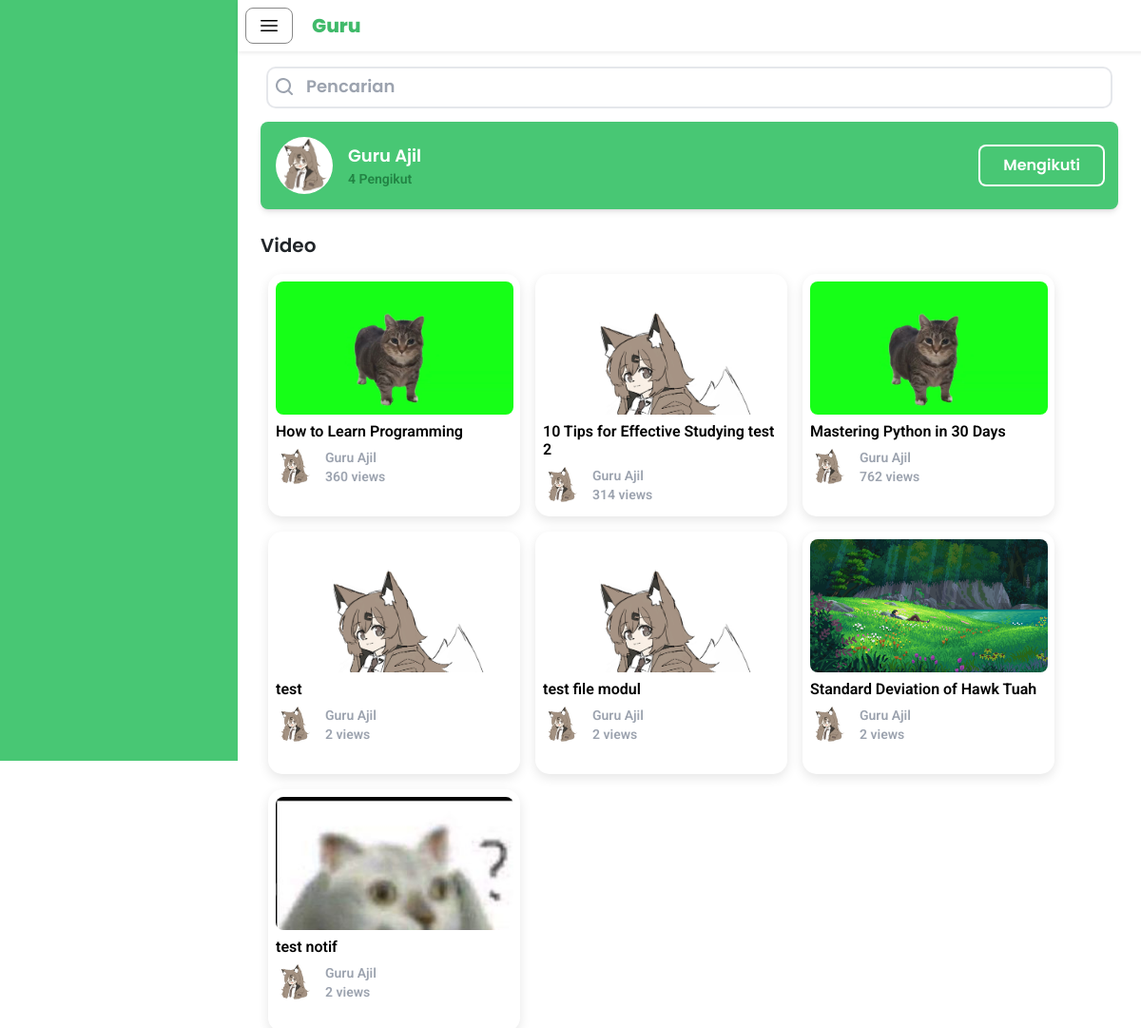
Page /siswa/profil/index.php?teacherID=1 (signed in) on the earlier database version.
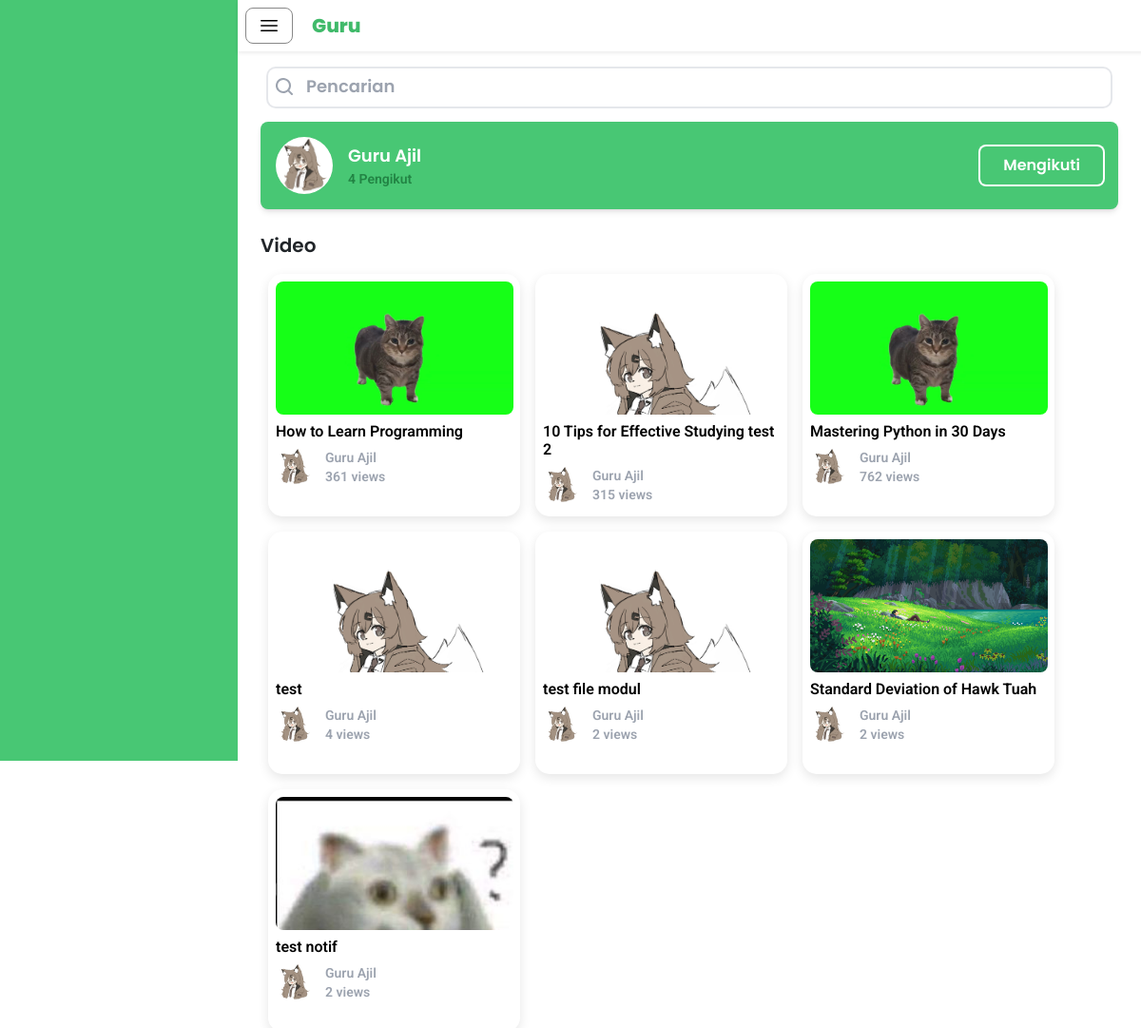
Same page on the later database version.
### tables this page shows
CREATE TABLE IF NOT EXISTS `video` (
  `videoID` int NOT NULL AUTO_INCREMENT,
  `teacherID` int NOT NULL,
  `video` varchar(255) NOT NULL DEFAULT '',
  `thumbnail` varchar(255) NOT NULL DEFAULT '',
  `title` varchar(255) NOT NULL,
  `views` int NOT NULL,
  `upload_date` datetime NOT NULL,
  `favorite` int DEFAULT '0',
  PRIMARY KEY (`videoID`),
  KEY `teacherID` (`teacherID`),
  CONSTRAINT `video_ibfk_1` FOREIGN KEY (`teacherID`) REFERENCES `guru` (`teacherID`) ON DELETE CASCADE ON UPDATE CASCADE
);

CREATE TABLE IF NOT EXISTS `user` (
  `userID` int NOT NULL AUTO_INCREMENT,
  `email` varchar(255) NOT NULL,
  `password` varchar(255) NOT NULL,
  `name` varchar(255) NOT NULL,
  `school` varchar(255) NOT NULL,
  `profile_photo` varchar(255) NOT NULL,
  `role` int NOT NULL,
  PRIMARY KEY (`userID`)
);

### siswa/profil/index.php (the view, shortened to what the changed rows need)
<?php
$servername = "localhost";
$username = "root";
$password = "";
$dbname = "study_tube";
$conn = new mysqli($servername, $username, $password, $dbname);
if (isset($_GET['teacherID']) && !empty($_GET['teacherID'])) {
    $teacherID = $_GET['teacherID'];
} else {
    echo "User tidak ditemukan.";
    exit;
}
$sqlVideo = "
    SELECT
        video.videoID AS video_id,
        video.title AS video_title,
        video.thumbnail AS video_thumbnail,
        video.video AS video_path,
        video.views AS video_views,
        user.name AS guru_name,
        user.profile_photo AS guru_photo
    FROM
        video
    INNER JOIN
        guru
    ON
        video.teacherID = guru.teacherID
    INNER JOIN
        user
    ON
        guru.userID = user.userID
    WHERE
        guru.teacherID = ?
";
$stmt = $conn->prepare($sqlVideo);
$stmt->bind_param("i", $teacherID);
$stmt->execute();
$resultVideo = $stmt->get_result();
?>
<!DOCTYPE html>
<html lang="en">
<head>
    <script src="https://cdn.tailwindcss.com"></script>
    <link href="https://cdn.jsdelivr.net/npm/bootstrap@5.3.3/dist/css/bootstrap.min.css" rel="stylesheet">
    <link rel="stylesheet" href="/Study-Tube/siswa/style.css">
</head>
<body>
    <div id="mainContent" class="main-content bg-white">
        <div class="fixed top-0 w-full bg-white z-50 shadow-sm">
            <div class="flex items-center space-x-5 p-2">
                <h1 class="font-poppins font-extrabold text-[#40BA6A] text-xl my-auto">Guru</h1>
            </div>
        </div>
        <div class="container mt-12 p-3 my-min px-4 overflow-y-hidden">
            <?php if ($resultVideo && $resultVideo->num_rows > 0): ?>
                <h1 class="font-poppins mb-2 text-xl">Video</h1>
                <div class="container p-2 mb-2">
                    <div class="space-x-2 space-y-3">
                        <div id="containerVideo" class="flex flex-wrap gap-3">
                            <?php if ($resultVideo && $resultVideo->num_rows > 0): ?>
                                <?php while ($video = $resultVideo->fetch_assoc()): ?>
                                    <div
                                        onclick="location.href='/Study-Tube/siswa/tonton/index.php?video=<?php echo urlencode($video['video_path']); ?>&videoID=<?php echo $video['video_id']; ?>'"
                                        class="w-[265px] h-[255px] col-rounded-shadow cursor-pointer p-2"
                                    >
                                        <div class="overflow-hidden w-[250px] h-[140px] rounded-lg bg-white">
                                            <div class="mx-auto item thumbnail">
                                                <img
                                                    src="<?= htmlspecialchars($video['video_thumbnail']) ?>"
                                                    alt="<?= htmlspecialchars($video['video_title']) ?>"
                                                    class="w-full h-full object-cover"
                                                >
                                            </div>
                                        </div>
                                        <h1 class="font-roboto text-black text-ellipsis overflow-hidden line-clamp-2 mt-2">
                                            <?= htmlspecialchars($video['video_title']) ?>
                                        </h1>
                                        <div class="row mt-2">
                                            <div class="flex space-x-3">
                                                <div class="mx-auto overflow-hidden w-[40px] h-[40px] rounded-full bg-white">
                                                    <div class="mx-auto">
                                                        <img
                                                            src="<?= htmlspecialchars($video['guru_photo']) ?>"
                                                            alt="<?= htmlspecialchars($video['guru_name']) ?>"
                                                            class="w-full h-full object-cover"
                                                        >
                                                    </div>
                                                </div>
                                                <div class="col">
                                                    <h1 class="font-roboto text-gray-400 text-sm truncate overflow-hidden">
                                                        <?= htmlspecialchars($video['guru_name']) ?>
                                                    </h1>
                                                    <h1 class="font-roboto text-gray-400 text-sm truncate overflow-hidden">
                                                        <?= htmlspecialchars($video['video_views']) ?> views
                                                    </h1>
                                                </div>
                                            </div>
                                        </div>
                                    </div>
                                <?php endwhile; ?>
                            <?php else: ?>
                                <p class="font-roboto mb-2 text-l">Tidak ada hasil</p>
                            <?php endif; ?>
                        </div>
                    </div>
                </div>
            <?php endif; ?>
</body>
</html>

Differences in the rows shown:
changed video "How to Learn Programming": views "360" → "361"
changed video "10 Tips for Effective Studying test 2": views "314" → "315"
changed video "test": views "2" → "4"
